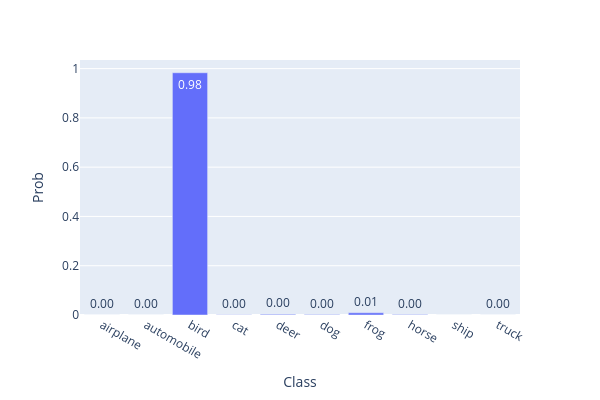

The code cell stored with this chart in its notebook:
### Code cell
def test_resnet_on_random_input(model: ResNet34, n_inputs: int = 3, seed: int | None = 42):
    if seed is not None:
        np.random.seed(seed)
    indices = np.random.choice(len(cifar_trainset), n_inputs).tolist()
    classes = [cifar_trainset.classes[cifar_trainset.targets[i]] for i in indices]
    imgs = cifar_trainset.data[indices]
    device = next(model.parameters()).device
    with t.inference_mode():
        x = t.stack(list(map(IMAGENET_TRANSFORM, imgs)))
        logits: Tensor = model(x.to(device))
    probs = logits.softmax(-1)
    if probs.ndim == 1:
        probs = probs.unsqueeze(0)
    for img, label, prob in zip(imgs, classes, probs):
        display(HTML(f"<h2>Classification probabilities (true class = {label})</h2>"))
        imshow(img, width=200, height=200, margin=0, xaxis_visible=False, yaxis_visible=False)
        bar(
            prob,
            x=cifar_trainset.classes,
            width=600,
            height=400,
            text_auto=".2f",
            labels={"x": "Class", "y": "Prob"},
        )


test_resnet_on_random_input(trainer.model, seed=None)

### Figure 1 — Plotly figure (JSON) as saved in the notebook; plotly's stock layout.template omitted (floating-point values rounded to 4 significant figures)
{"data": [{"alignmentgroup": "True", "hovertemplate": "Class=%{x}<br>Prob=%{y}<extra></extra>", "legendgroup": "", "marker": {"color": "#636efa", "pattern": {"shape": ""}}, "name": "", "offsetgroup": "", "orientation": "v", "showlegend": false, "textposition": "auto", "texttemplate": "%{y:.2f}", "type": "bar", "x": ["airplane", "automobile", "bird", "cat", "deer", "dog", "frog", "horse", "ship", "truck"], "xaxis": "x", "y": [0.0001747, 4.675e-05, 0.9832, 0.001454, 0.00265, 0.001768, 0.008888, 0.001813, 1.972e-05, 3.428e-05], "yaxis": "y"}], "layout": {"barmode": "relative", "height": 400, "legend": {"tracegroupgap": 0}, "margin": {"t": 60}, "width": 600, "xaxis": {"anchor": "y", "domain": [0, 1], "title": {"text": "Class"}}, "yaxis": {"anchor": "x", "domain": [0, 1], "title": {"text": "Prob"}}}}
